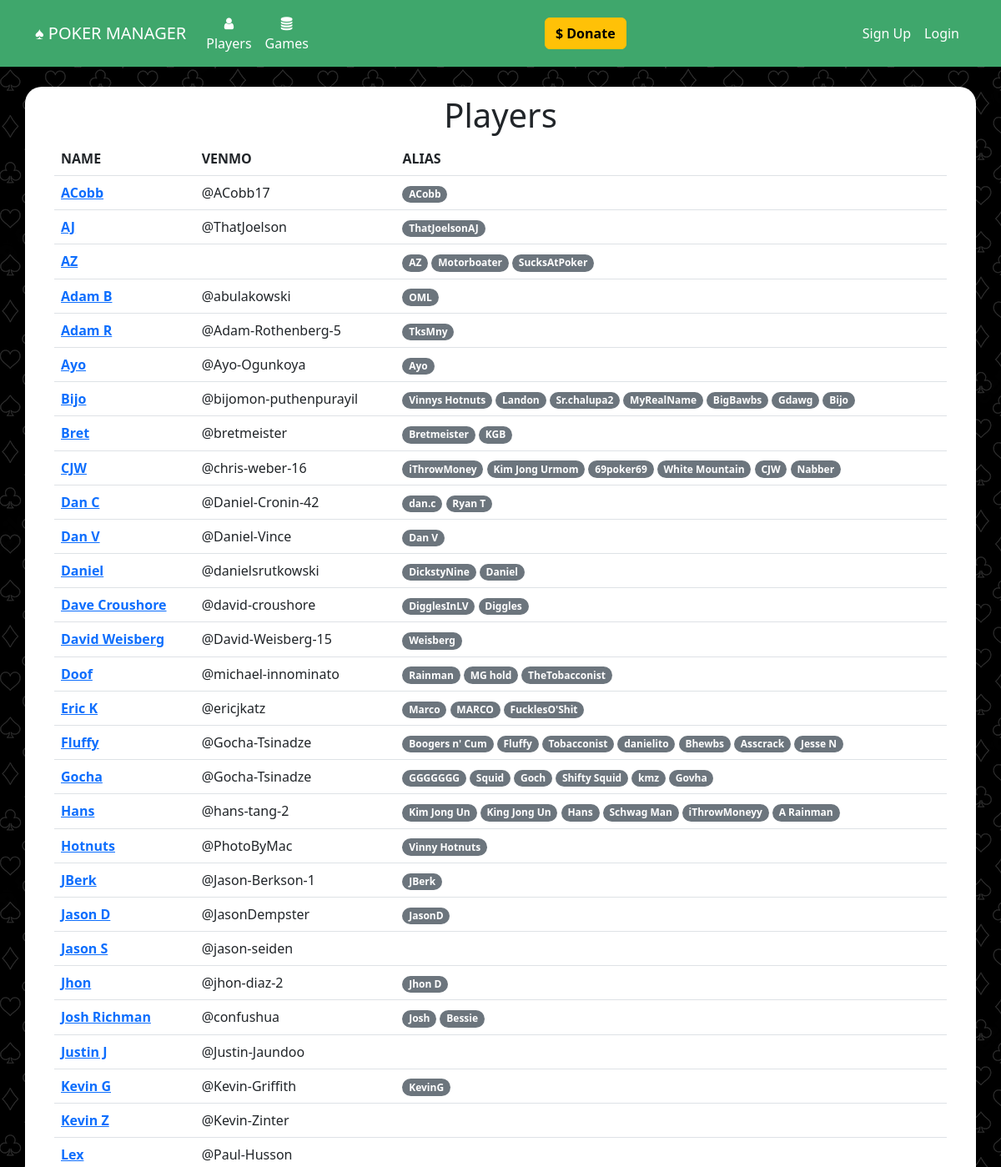
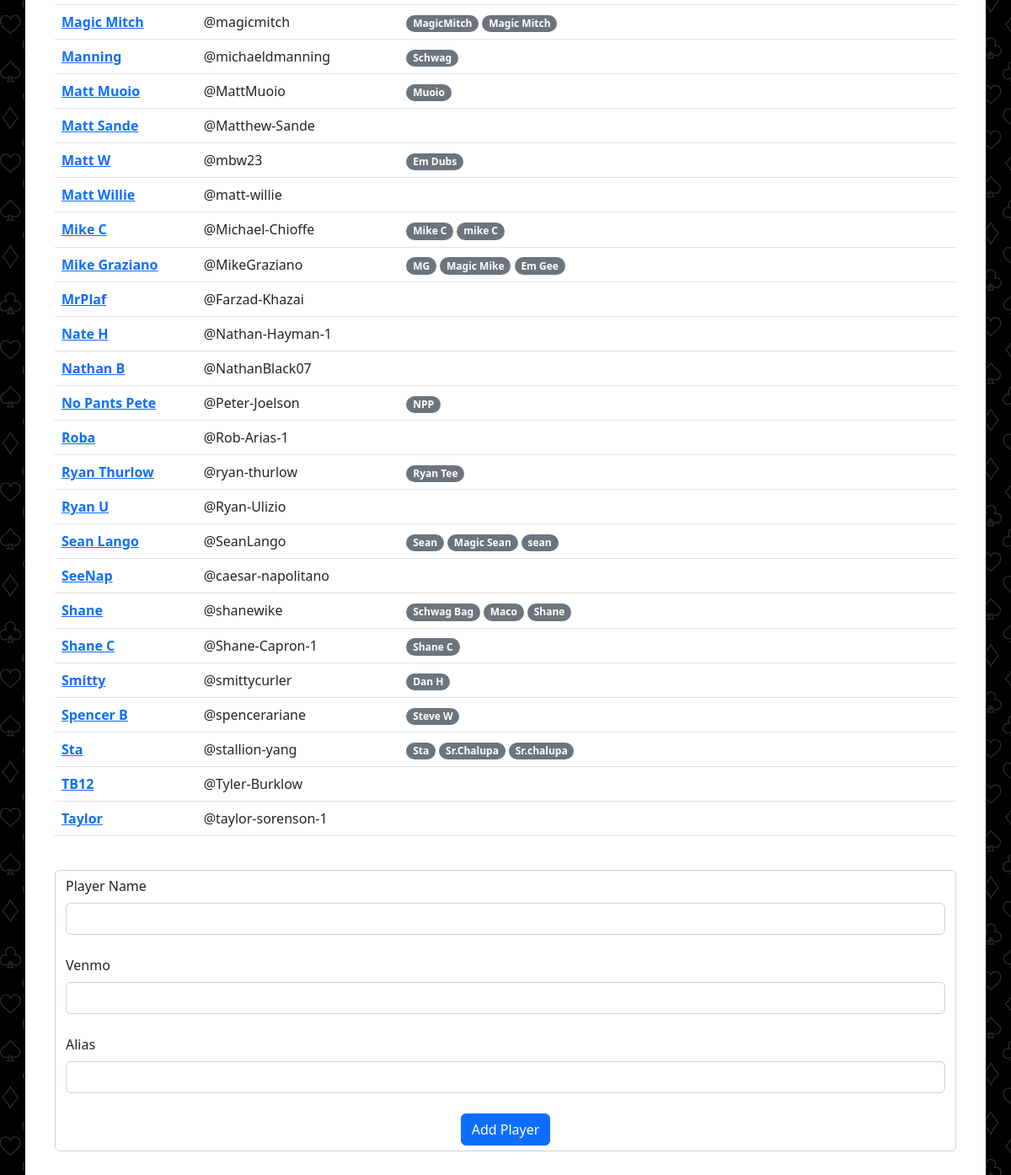
Before: /players with the older database file (2 pictures, top to bottom).
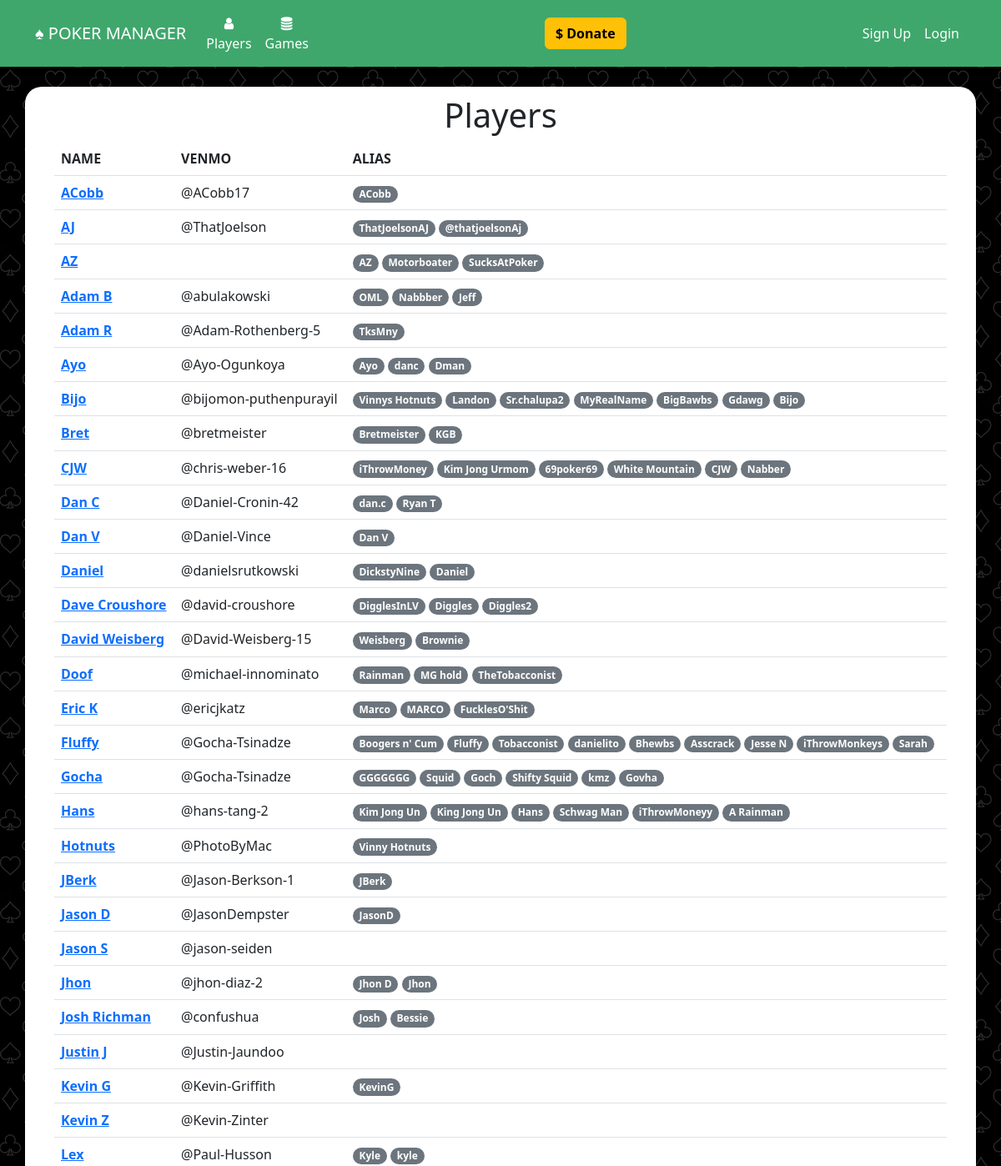
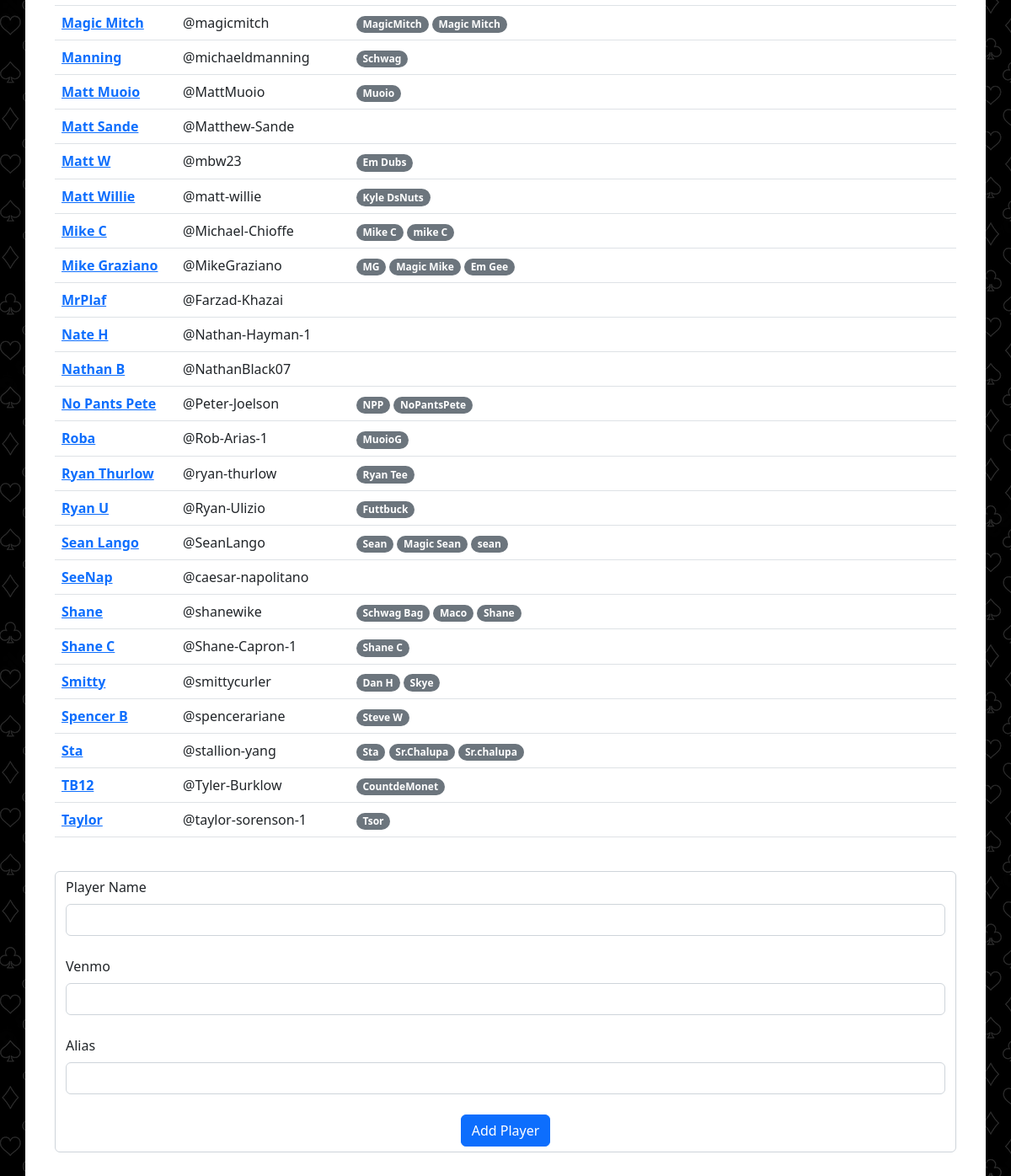
After: the same page with the newer database file (2 pictures, top to bottom).
### website/models.py (models this page shows)
class Player(db.Model):
	id = db.Column(db.Integer, primary_key=True)
	name = db.Column(db.String(150), unique=True)
	venmo = db.Column(db.String(300))
	email = db.Column(db.String(300))
	games_played = db.Column(db.Integer, default=0)
	aliases = db.relationship('Alias', backref='player')
	earnings = db.relationship('Earning', backref='player')
	user = db.relationship('User', backref='player')
	pokernowid = db.relationship('PokernowId', backref='player')
	bankroll = db.relationship('Bankroll', backref='player')

class Alias(db.Model):
	id = db.Column(db.Integer, primary_key=True)
	alias = db.Column(db.String(150), unique=True)
	player_id = db.Column(db.Integer, db.ForeignKey('player.id'))

### website/views.py (the view, shortened to what this page needs)
@views.route('/players', methods=['GET','POST'])
def players():
	players = Player.query.order_by(Player.name.asc()).all()
	return render_template("players.html", user=current_user, players=players)

### website/templates/players.html (shortened to what this page needs)
{% extends "base.html" %}
{% block content %}
<h1 align="center">Players</h1>
<div id="no-more-tables">
	<table class="table">
		<thead>
		<tr>
			<th scope="col">NAME</th>
			<th scope="col">VENMO</th>
			<th scope="col">ALIAS</th>
		</tr>
		</thead>
		<tbody>
		{% if players %}
		{% for player in players %}
			<tr>
				<td><a href="{{url_for('views.edit_player', player_id=player.id)}}" ><strong>{{ player.name }}</strong></a></td>
				<td>{{ player.venmo }}</td>
				<td>
					{% for alias in player.aliases %}
					<span class="badge rounded-pill bg-secondary">{{ alias.alias }}</span>
					{% endfor %}
				</td>
			</tr>
		{% endfor %}
		{% endif %}
	</tbody>
	</table>
</div>
<br/>
<form method="POST">
	<div class="form-control mb-3">
	<label for="player_name" class="form-label">Player Name</label>
	<input type="text" name="player_name" id="player_name" class="form-control"></input>
	<br/>
	<label for="player_venmo" class="form-label">Venmo</label>
	<input type="text" name="player_venmo" id="player_venmo" class="form-control"></input>
	<br/>
	<label for="player_alias" class="form-label">Alias</label>
	<input type="text" name="player_alias" id="player_alas" class="form-control"></input>
	<br/>
	<div align="center">
		<button type="submit" class="btn btn-primary">Add Player</button>
	</div>
	</div>
</form>
{% endblock %}

### website/templates/base.html (shortened to what this page needs)
<!DOCTYPE html>
<html>
    <head>
<link href="https://cdn.jsdelivr.net/npm/bootstrap@5.2.0-beta1/dist/css/bootstrap.min.css" rel="stylesheet">
    <link
      rel="stylesheet"
      href="https://stackpath.bootstrapcdn.com/font-awesome/4.7.0/css/font-awesome.min.css"
    />
    <link
      rel="stylesheet"
      href="static/style.css"
    />
    </head>
    <body class="body">
        <nav class="navbar navbar-expand-lg navbar-dark" style="background-color: #3fa76c;">
            <div class="container-fluid" style="max-width: 1140px;margin-right:auto;margin-left:auto">
                <a class="navbar-brand" href="/">&spades; POKER MANAGER</a>
                <div class="collapse navbar-collapse justify-content-start" id="mainNavbar">
                    <div class="navbar-nav">
                        <ul class="navbar-nav me-auto mb-2 mb-lg-0">
                            <li class="nav-item" align="center"><a class="nav-link" id="nav-players" href="/players"><i class="fa fa-user" aria-hidden="true"></i><br/>Players</a></li>
                            <li class="nav-item" align="center"><a class="nav-link" id="nav-import-game" href="/games"><i class="fa fa-database" aria-hidden="true"></i><Br/>Games</a></li>
                        </ul>
                    </div>
                    <div class="navbar-nav ml-auto" style="margin-left: auto">
                       <a href="https://account.venmo.com/u/MattMuoio" target="_blank" class="btn btn-warning"><b>$ Donate</b></a>
                    </div>
                    <div class="navbar-nav ml-auto" style="margin-left: auto">
                        <ul class="navbar-nav me-auto mb-2 mb-lg-0">
                            {% if user and  user.is_authenticated %}
                            <div class="dropdown">
                                <button class="btn btn-light dropdown-toggle" type="button" data-bs-toggle="dropdown" aria-expanded="false">
                                {{user.first_name}} {{user.last_name}}
                                </button>
                                <ul class="dropdown-menu dropdown-menu-lg-end">
                                    <li><a class="dropdown-item" href="/edit_user">Edit Profile</a></li>
                                    {% if user and  user.is_authenticated and user.admin %}
                                    <li><a class="dropdown-item" href="/manage_users">Manage Subs</a></li>
                                    {% endif %}
                                    <li><a class="dropdown-item" id="nav-logout" href="/logout">Logout</a></li>
                                </ul>
                            </div>
                            {% else %}
                            <ul class="navbar-nav me-auto mb-2 mb-lg-0">
                                <li class="nav-item"><a class="nav-link" id="nav-signUp" href="/sign-up">Sign Up</a></li>
                                <li class="nav-item"><a class="nav-link" id="nav-login" href="/login">Login</a></li>
                            </ul>
                            {% endif %}
                        </ul>
                    </div>
                </div>
            </div>
        </nav>
        <br/>
        <div class="container h-100 body_container" style="max-width:1140px; background-color: #fff;">
            {% block content %}
            {% endblock %}
        </div>
    </body>
</html>

### website/static/style.css (style rules this page uses)
.body { height: 100%; background-image: url('card_suits4.png'); }
.body_container { border-radius: 20px; padding: 10px 35px 35px 35px; }
.nav-link { color: #fff; }

Changed rows visible on the page:
added Alias: alias "@thatjoelsonAj", shown under Player "AJ"
added Alias: alias "Nabbber", shown under Player "Adam B"
added Alias: alias "Jeff", shown under Player "Adam B"
added Alias: alias "danc", shown under Player "Ayo"
added Alias: alias "Dman", shown under Player "Ayo"
added Alias: alias "Diggles2", shown under Player "Dave Croushore"
added Alias: alias "Brownie", shown under Player "David Weisberg"
added Alias: alias "iThrowMonkeys", shown under Player "Fluffy"
added Alias: alias "Sarah", shown under Player "Fluffy"
added Alias: alias "Jhon", shown under Player "Jhon"
added Alias: alias "Kyle", shown under Player "Lex"
added Alias: alias "kyle", shown under Player "Lex"
added Alias: alias "Kyle DsNuts", shown under Player "Matt Willie"
added Alias: alias "NoPantsPete", shown under Player "No Pants Pete"
added Alias: alias "MuoioG", shown under Player "Roba"
added Alias: alias "Futtbuck", shown under Player "Ryan U"
added Alias: alias "Skye", shown under Player "Smitty"
added Alias: alias "CountdeMonet", shown under Player "TB12"
added Alias: alias "Tsor", shown under Player "Taylor"
